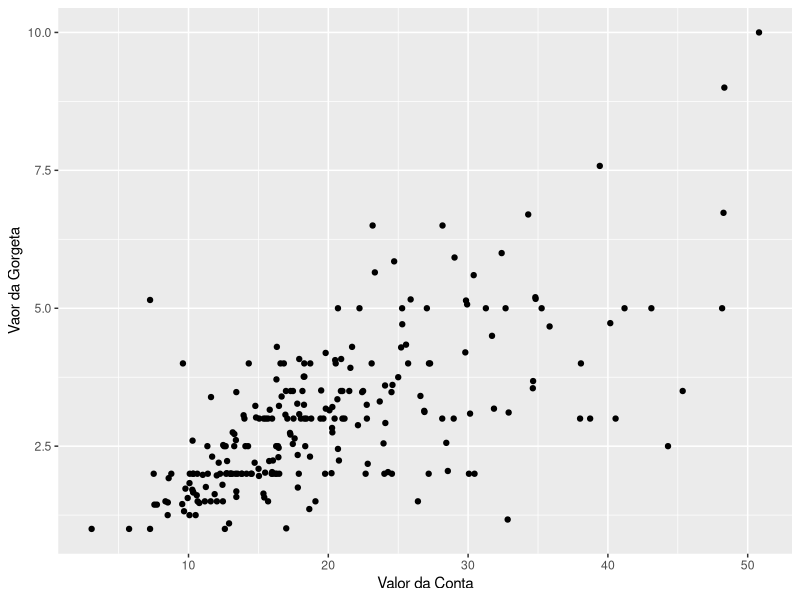
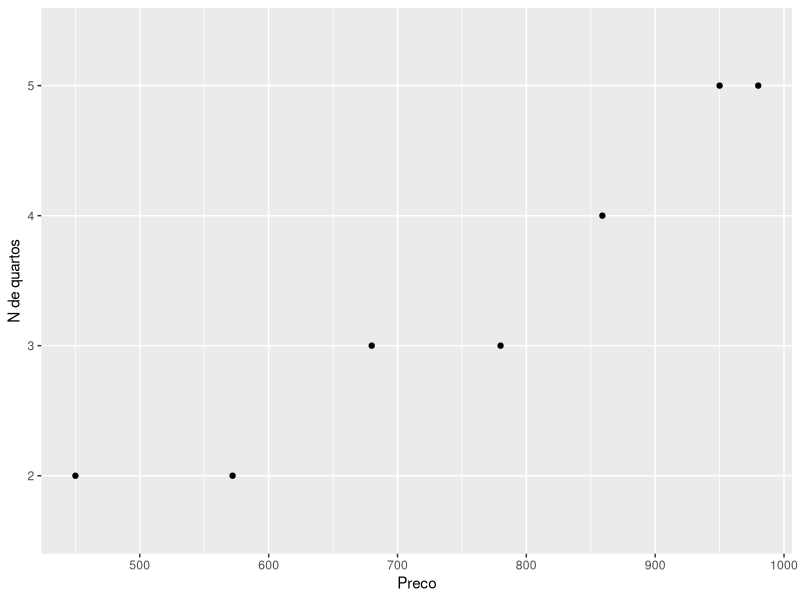
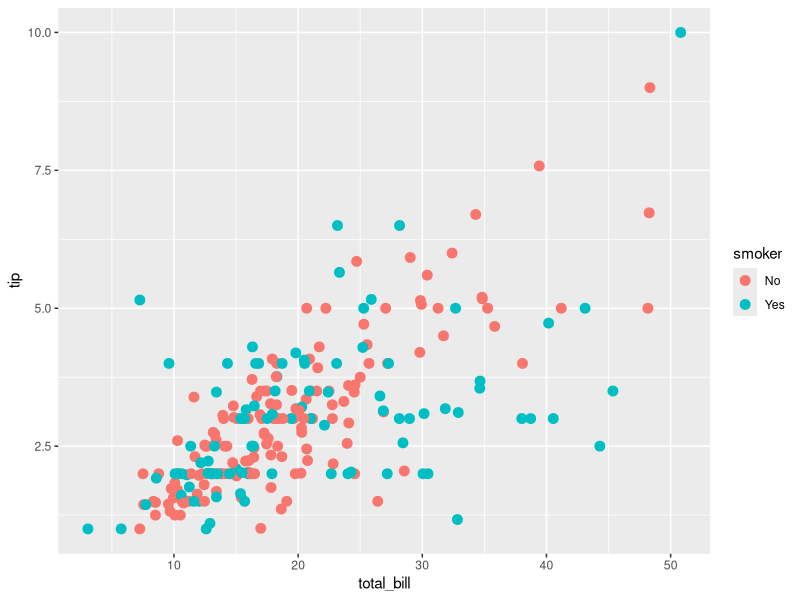
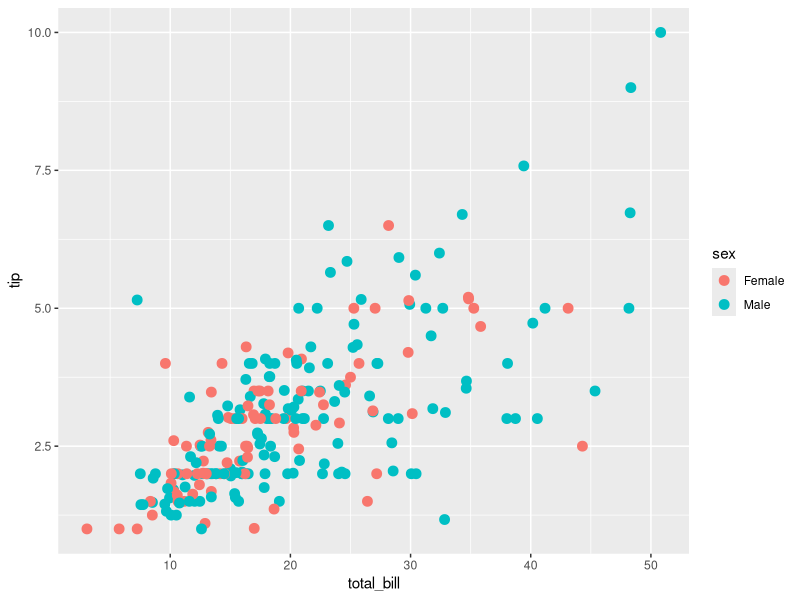
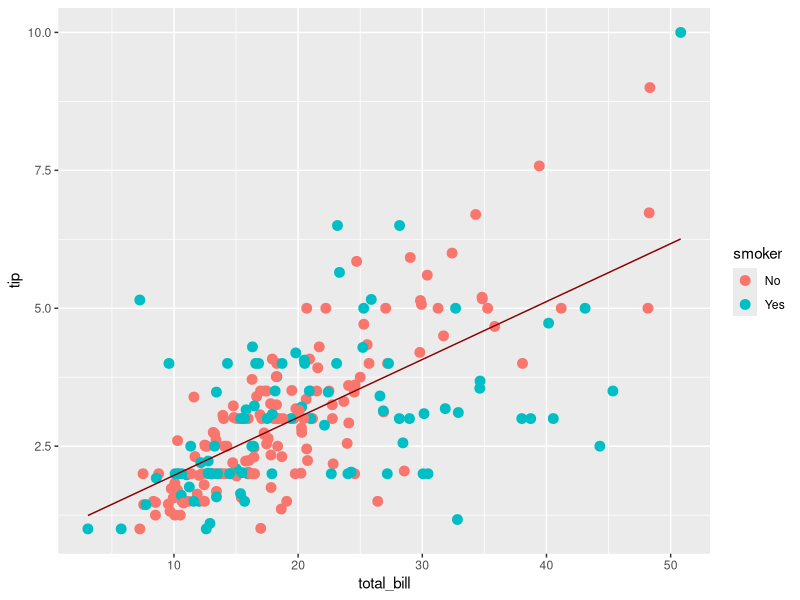
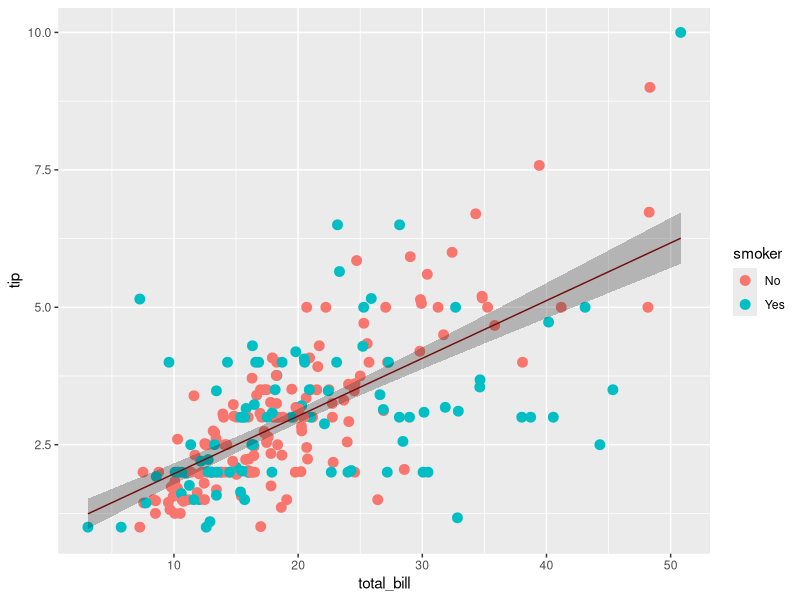
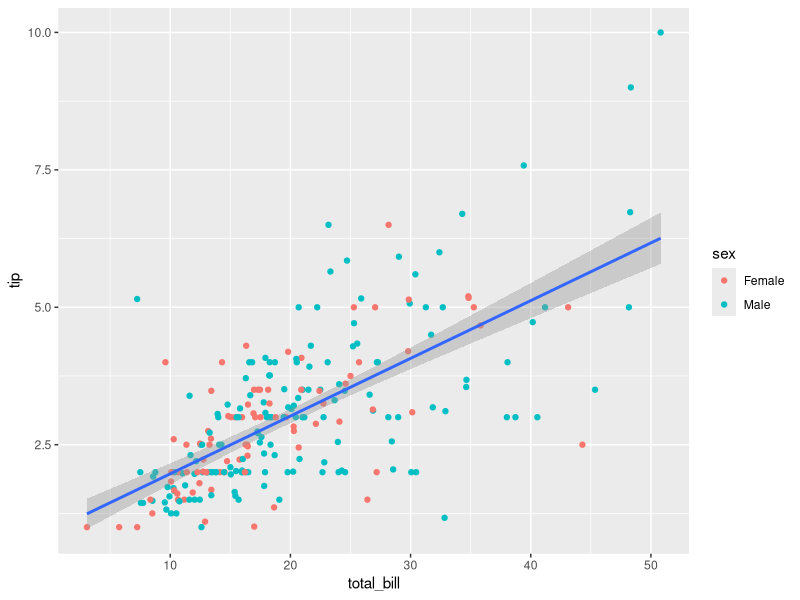
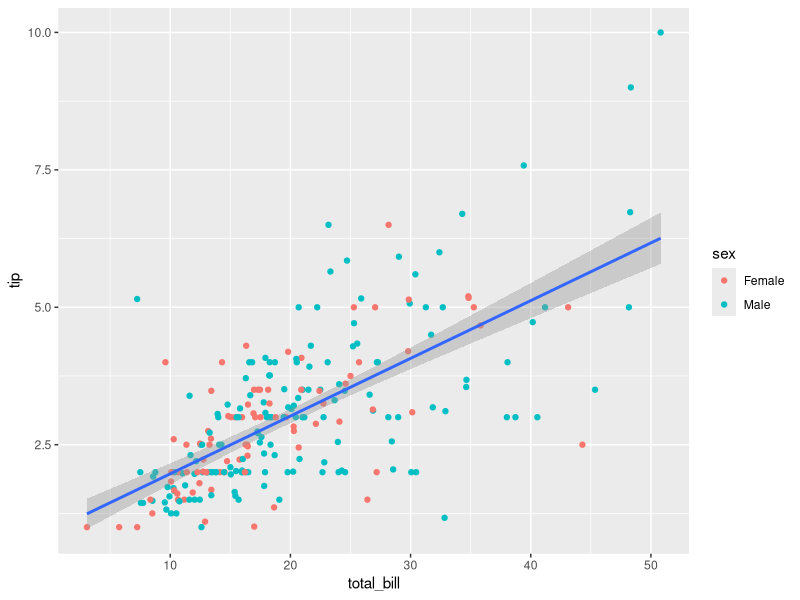

Write the R code that produced these figures, in order.
# Explorando o ggplot2

# Configurando Diretório de Trabalho
setwd("C:/Users/Julia/Desktop/CienciaDeDados/1.Big-Data-Analytics-com-R-e-Microsoft-Azure-Machine-Learning/4.Linguagem-R-Graficos")
getwd()

# Descricao

# Um sistema grafico completo, alternativo ao sistema basico de graficos do R
# Oferece mais opcoes de modificacao, legendas prontas e formatacao mais solidade


# Instalando e carregando o pacote
install.packages('ggplot2')
library(ggplot2)

# Plotando um grafico basico com qplot()

# O primeiro comando data(tips, package = 'reshape2') carrega o conjunto de dados tips (que difernte do iris
# nao vem ja carregado) do pacote reshape2 na sessão atual do R.

# O segundo comando qplot(total_bill, tip, data = tips, geom = 'point') cria um gráfico de dispersão
# (também chamado de gráfico de pontos) usando a função qplot() do pacote ggplot2.

# O comando qplot() toma as seguintes entradas:
  
#  total_bill e tip (nao precisa colocar tips$total_bill e tips$tip), pode colocar apenas o nome da
#  coluna total_bill e tip e estes serao os valores que irao ser plotados no eixo x e eixo y, respectivamente.

#  data = tips especifica que os dados para o gráfico vêm do data frame tips.

#  geom = 'point' especifica que o gráfico deve ser criado com pontos.

data(tips, package = 'reshape2')
View(tips)
qplot(total_bill, tip, data = tips, geom = 'point', xlab = 'Valor da Conta', ylab = 'Vaor da Gorgeta') # 'total_bill - valor da conta | 'tip' - valor da gorgeta


# Outro exemplo usando qplot()

# criando df com valores direto na funcao
df_valor_casas <- data.frame(Preco = c(572, 780, 859, 950, 450, 680, 980),
                              `N de Quartos` = c('2', '3', '4', '5', '2', '3', '5'),
                              Bairro = c('Classe Alta', 'Classe Media', 'Classe Alta', 'Classe Alta', 'Classe Media', 'Classe Media', 'Classe Alta'),
                              row.names = c('Casa 1', 'Casa 2', 'Casa 3', 'Casa 4', 'Casa 5', 'Casa 6', 'Casa 7'))

# criando o qplot
qplot(df_valor_casas$Preco, df_valor_casas$N.de.Quartos, data = df_valor_casas,
      geom = 'point', xlab = 'Preco', ylab = 'N de quartos')



# *** Agora vamos construir um grafico utlizando camada a camada ***

# Camada 1
# - vamos utilizar geom_point() que permite colocar os pontos no grafico
# - vamos utilizar o mapping que e um dos parametros de geom_point()
# - vamos usar o aes (funcao de 'aesthetics' que é usada para mapear variáveis aos atributos estéticos (visuais) de um gráfico,
#   como a posição, cor, tamanho, forma ou transparência dos pontos, linhas ou barras.)

camada1 <- geom_point(
  mapping = aes(x = total_bill, y = tip, color = smoker), # color diz se quem deu gorgeta era fumante ou nao
  data = tips,
  size = 3
)
ggplot() + camada1

# resumido
ggplot(data = tips, aes(x = total_bill, y = tip, color = sex)) + # color diz qual o sexo de quem deu a gorgeta
  geom_point(size = 3)


# *** Construindo um modelo de regressao (modelo de regressao linear simples) ***

# - Primeiro criamos um modelo regressao linear simples (modelo_base) utilizando a formula tip ~ total_bill que vai indicar
#   que queremos prever a gorjeta com base no valor total da conta. O argumento data = tips especifica que os dados a serem usados sao do dataframe tips.

# - Depois criamos um dataframe com duas colunas. A primeira coluna é chamada de "total_bill" e contém os valores 
#   da variavel "total_bill" do conjunto de dados "tips".
# - A segunda coluna é gerada pela função "predict" que serve para gerar as previsoes da variavel resposta ('tip') com
#   base nos valores da variável preditora ("total_bill") usando modelo de regressão "modelo_base" e especificamos
#   o intervalo de confiança de 95% com o argumento "interval = "confidence".
# - O resultado é uma matriz com três colunas: os valores previstos para a variável resposta (fit),
#   o limite inferior do intervalo de confiança (lwr) e o limite superior do intervalo de confiança (upr).
# - Se o valor total da conta ('total_bill') foi de 10,34 ao lado teremos o valor medio que deve ser a gorgeta + valor alto + valor baixo

modelo_base <- lm(tip ~ total_bill, data = tips) 
summary(modelo_base)

modelo_fit <- data.frame(                        
  total_bill = tips$total_bill,
  predict(modelo_base, interval = "confidence")
)
View(modelo_fit)

# Camada 2
# - esta criando um objeto de linha (geom_line) baseada nos dados do modelo_fit
# - mapeia o eixo x (total_bill) e o eixo y (fit) para a linha que será criada com a cor 'darkred'

camada2 <- geom_line(
  mapping = aes(x = total_bill, y = fit), # fit vem do df modelo_fit
  data = modelo_fit,
  color = 'darkred'
)
ggplot() + camada1 + camada2

# Camada 3
# - utilizamos a funcao geom_ribbon() para plotar uma faixa de confianca em torno da linha de regressão ajustada.
# - essa faixa é uma especie de limite de confiança. Logo a faixa cinza pode ser considerado uma margem de erro.
# - A faixa de confianca é criada a partir dos intervalos de confianca calculados anteriormente e é mostrada como uma
#   região sombreada no gráfico. A estética ymin e ymax mapeiam os limites inferior e superior do intervalo de confiança,
#   respectivamente. O parâmetro alpha define a transparência da faixa de confiança.

camada3 <- geom_ribbon(
  mapping = aes(x = total_bill, ymin = lwr, ymax = upr),
  data = modelo_fit,
  alpha = 0.3
)
ggplot() + camada1 + camada2 + camada3


# Versao final otimizada (sem ser por camada)
ggplot(tips, aes(x = total_bill, y = tip)) +
  geom_point(aes(color = sex)) +
  geom_smooth(method = 'lm')


# Gravando o grafico em um objeto

myplot_tips <- ggplot(tips, aes(x = total_bill, y = tip)) +
  geom_point(aes(color = sex)) +
  geom_smooth(method = 'lm')

class(myplot_tips)
print(myplot_tips)


# Exemplo acima usando o df_valor_casas (sem modelo de regressao linear)

# Camada 1
camada1_df <- geom_point(
  mapping = aes(x = df_valor_casas$Preco, y = df_valor_casas$N.de.Quartos, color = df_valor_casas$Bairro),
  data = df_valor_casas,
  size = 3
)
ggplot() + camada1_df

# Versao final otimizada (sem criar a camada1)
ggplot(df_valor_casas, aes(x = df_valor_casas$Preco, y = df_valor_casas$N.de.Quartos)) +
  geom_point(aes(color = df_valor_casas$Bairro))



# Criar um ScatterPlot com linha de regressao

# Criando os dados 
# - data frame chamado "data" com três colunas: "cond", "var1" e "var2".
# - coluna "cond" tem 20 observações, sendo 10 delas com o valor "Obs1" e 10 com o valor "Obs2". Essa coluna é criada com a função "rep", que repete os valores especificados um número determinado de vezes.
# - coluna "var1" tem 100 observações e é criada com a sequência de números de 1 a 100 somada a um ruído normal gerado com a função "rnorm" com desvio padrão igual a 9.

data <- data.frame(cond = rep(c("Obs1", "Obs2"), each = 10),
                   var1 = 1:100 + rnorm(100, sd = 9),
                   var2 = 1:100 + rnorm(100, sd = 16))
View(data)

# Plot








# *** Explicando a saida de ' summary (modelo_base) ' ***

# Call:
#   lm(formula = tip ~ total_bill, data = tips)
# 
# Residuals:
#   Min      1Q  Median      3Q     Max 
# -3.1982 -0.5652 -0.0974  0.4863  3.7434 
# 
# Coefficients:
#   Estimate Std. Error t value Pr(>|t|)    
# (Intercept) 0.920270   0.159735   5.761 2.53e-08 ***
#   total_bill  0.105025   0.007365  14.260  < 2e-16 ***
#   ---
#   Signif. codes:  0 ‘***’ 0.001 ‘**’ 0.01 ‘*’ 0.05 ‘.’ 0.1 ‘ ’ 1
# 
# Residual standard error: 1.022 on 242 degrees of freedom
# Multiple R-squared:  0.4566,	Adjusted R-squared:  0.4544 
# F-statistic: 203.4 on 1 and 242 DF,  p-value: < 2.2e-16


# - A linha "Call:" indica que o modelo foi ajustado usando a função lm() com a fórmula "tip ~ total_bill" 
#   e os dados do dataframe tips.

# - A secao "Residuals:" mostra as estatísticas descritivas dos resíduos do modelo (diferença entre os valores observados 
#   e os valores preditos pelo modelo). O mínimo, 1º quartil, mediana, 3º quartil e máximo dos resíduos são exibidos.

# - A secao "Coefficients:" mostra os coeficientes do modelo, incluindo o intercepto e o coeficiente de inclinação para a
#   variável preditora total_bill. Para cada coeficiente, temos sua estimativa, erro padrão, estatística t, e valor p.
#   O intercepto é estimado em 0.920270, e o coeficiente para a variável total_bill é 0.105025. Ambos os coeficientes sao
#   significantes no nível de significância de 0.05, como indicado pelos símbolos de asterisco ao lado dos valores p.

#   * O intercepto é a estimativa do valor da variável de resposta quando a variável preditora é zero. No caso deste modelo, o 
#   intercepto é de 0.920270, o que significa que quando a conta do cliente é zero, a gorjeta esperada é de aproximadamente 92 centavos.
#   * O coeficiente de inclinação para a variável preditora (total_bill) mede a mudança esperada na variável de resposta (tip)
#   quando a variavel preditora aumenta em uma unidade. Neste modelo, o coeficiente de inclinação é de 0.105025, o que 
#   significa que a cada aumento de um dólar na conta do cliente, espera-se um aumento de 10,5 centavos na gorjeta.
#   * O erro padrao e uma medida de quão preciso é a estimativa do coeficiente. Quanto menor o erro padrão, 
#   mais confiável é a estimativa.
#   * A estatística t mede a significância estatística do coeficiente. Quanto maior a estatística t, mais significativo é
#   o coeficiente. Nesse modelo, tanto o intercepto quanto o coeficiente de inclinação são estatisticamente significativos,
#   com estatísticas t de 5.761 e 14.260, respectivamente.
#   * O valor p mede a probabilidade de obter uma estatística t tão grande ou maior do que a observada se a hipotese nula de
#   que o coeficiente é zero fosse verdadeira. Um valor p menor que o nível de significância (geralmente 0,05) indica que é
#   improvável que o coeficiente seja zero e que ele é estatisticamente significativo. Neste modelo, ambos os coeficientes
#   têm valores p muito baixos, indicando que são altamente significativos.

# - A secao "Residual standard error:" mostra o desvio padrão dos resíduos, que é uma medida da variabilidade nao
#   explicada pelo modelo.

# - A secao "Multiple R-squared:" mostra o coeficiente de determinação R², que é uma medida de quão bem o modelo se ajusta
#   aos dados. Nesse caso, o modelo explica cerca de 45,66% da variabilidade na gorjeta.

# - A secao "Adjusted R-squared:" mostra o R² ajustado, que leva em consideração o número de preditores no modelo.
#   Nesse caso, o R² ajustado é ligeiramente menor que o R², indicando que o modelo pode estar sofrendo de superajuste.

# - A secao "F-statistic:" mostra a estatistica F para testar se pelo menos um dos coeficientes é diferente de zero.
#   Nesse caso, o valor de F é 203.4, indicando que há forte evidência de que pelo menos um dos coeficientes é diferente de zero.

# - A secao "p-value:" mostra o valor p para a estatística F. O valor p é muito baixo, menor que 2.2e-16,
#   indicando que há forte evidência contra a hipótese nula de que todos os coeficientes são zero.
#   Isso confirma a conclusão da seção "F-statistic".


png('GraficoDisperComModeloDeRegressao.png', width = 1500, height = 1000, res = 100)

dev.off() # fecha o dispositivo de graficos
